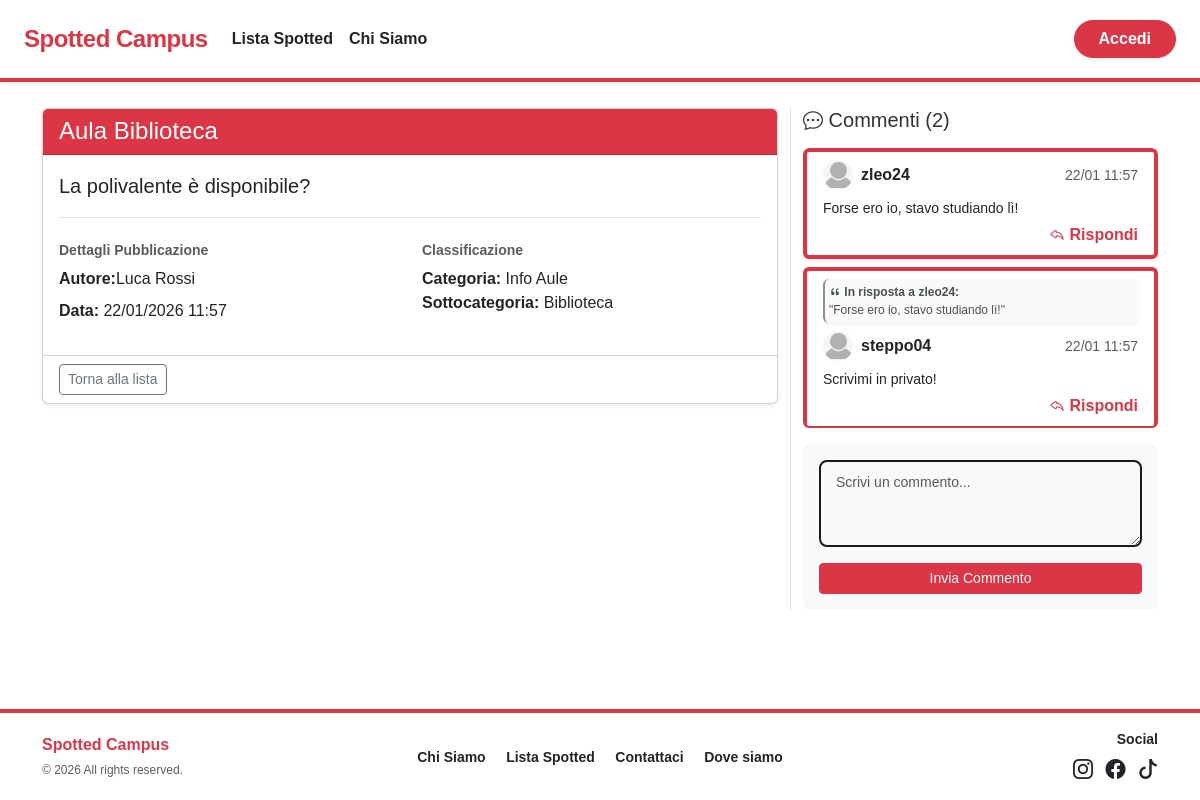
The page /dettaglio-spot.php?id=1 on the database its author committed.
### tables this page shows
CREATE TABLE SPOT (
    idSpot INT AUTO_INCREMENT PRIMARY KEY,
    titolo VARCHAR(255) NOT NULL,
    testo TEXT NOT NULL,
    dataInserimento DATETIME DEFAULT CURRENT_TIMESTAMP,
    stato ENUM('in_attesa', 'approvato', 'rifiutato') DEFAULT 'in_attesa',
    isAnonymous BOOLEAN DEFAULT 0,
    idCategoria INT NOT NULL,
    idSottoCategoria INT,
    usernameUtente VARCHAR(100),
    usernameAdminApprovato VARCHAR(100) NULL, 
    dataApprovazione DATETIME NULL,

    FOREIGN KEY (idCategoria) REFERENCES CATEGORIE(idCategoria),
    FOREIGN KEY (idSottoCategoria) REFERENCES SOTTOCATEGORIE(idSottoCategoria) ON DELETE SET NULL,
    FOREIGN KEY (usernameUtente) REFERENCES UTENTI(username) ON DELETE SET NULL,
    FOREIGN KEY (usernameAdminApprovato) REFERENCES UTENTI(username) ON DELETE SET NULL
);

CREATE TABLE UTENTI (
    username VARCHAR(100) PRIMARY KEY,
    nome VARCHAR(100) NOT NULL,
    cognome VARCHAR(100) NOT NULL,
    password VARCHAR(255) NOT NULL,
    stato ENUM('attivo', 'bloccato') DEFAULT 'attivo',
    idTipo INT NOT NULL, 
    fotoProfilo VARCHAR(255) DEFAULT 'default.png',

    FOREIGN KEY (idTipo) REFERENCES TIPI_UTENTI(idTipo) ON DELETE CASCADE
);

CREATE TABLE CATEGORIE (
    idCategoria INT AUTO_INCREMENT PRIMARY KEY,
    nome VARCHAR(100) UNIQUE NOT NULL
);

CREATE TABLE SOTTOCATEGORIE (
    idSottoCategoria INT AUTO_INCREMENT PRIMARY KEY,
    nome VARCHAR(100) NOT NULL,
    idCategoria INT NOT NULL,

    UNIQUE (nome, idCategoria),
    FOREIGN KEY (idCategoria) REFERENCES CATEGORIE(idCategoria) ON DELETE CASCADE
);

CREATE TABLE COMMENTI (
    idCommento INT AUTO_INCREMENT PRIMARY KEY,
    testo TEXT NOT NULL,
    dataPubblicazione DATETIME DEFAULT CURRENT_TIMESTAMP,
    idSpot INT NOT NULL,
    usernameUtente VARCHAR(100) NOT NULL,
    idCommentoRisposto INT DEFAULT NULL,

    FOREIGN KEY (idSpot) REFERENCES SPOT(idSpot) ON DELETE CASCADE,
    FOREIGN KEY (usernameUtente) REFERENCES UTENTI(username) ON DELETE CASCADE,
    FOREIGN KEY (idCommentoRisposto) REFERENCES COMMENTI(idCommento) ON DELETE CASCADE
);

### dettaglio-spot.php (called while the page is built, shortened)
<?php
require_once 'bootstrap.php';
$templateParams["titolo"] = "Spotted - Dettaglio spot";
$templateParams["nome"] = "spot.php";
$idSpot = $_GET["id"] ?? null;
$templateParams["spot"] = $dbh->getSpotInfo($idSpot);
$templateParams["commenti"] = $dbh->getComments($idSpot);
$templateParams["isPreferito"] = false;
require 'template/base.php';
?>

### db/database.php (called while the page is built, shortened)
<?php
class DatabaseHelper
{
    private $db;
    public function __construct($servername, $username, $password, $dbname, $port)
    {
        $this->db = new mysqli($servername, $username, $password, $dbname, $port);
    }
    public function getSpotInfo($idSpot)
    {
        $query = "SELECT S.*, C.nome AS nomeCategoria, SC.nome AS nomeSottoCategoria,
                        U.nome AS nomeAutore, U.cognome AS cognomeAutore, U.fotoProfilo
                        FROM SPOT S
                        JOIN CATEGORIE C ON S.idCategoria = C.idCategoria
                        LEFT JOIN SOTTOCATEGORIE SC ON S.idSottoCategoria = SC.idSottoCategoria
                        LEFT JOIN UTENTI U ON S.usernameUtente = U.username
                        WHERE S.stato = 'approvato' AND S.idSpot = ?";
        $stmt = $this->db->prepare($query);
        $stmt->bind_param("i", $idSpot);
        $stmt->execute();
        $result = $stmt->get_result();
        return $result->fetch_assoc();
    }
    public function getComments($idSpot)
    {
        $query = "SELECT C1.*, C2.testo AS testoPadre, C2.usernameUtente AS autorePadre, U.fotoProfilo
            FROM COMMENTI C1
            LEFT JOIN COMMENTI C2 ON C1.idCommentoRisposto = C2.idCommento
            JOIN UTENTI U ON C1.usernameUtente = U.username
            WHERE C1.idSpot = ?
            ORDER BY C1.dataPubblicazione ASC";
        $stmt = $this->db->prepare($query);
        $stmt->bind_param("i", $idSpot);
        $stmt->execute();
        $result = $stmt->get_result();
        return $result->fetch_all(MYSQLI_ASSOC);
    }
}

### bootstrap.php (called while the page is built, shortened)
<?php
require_once("db/database.php");
$dbh = new DatabaseHelper("localhost", "root", "", "spotted", 3306);
?>

### template/spot.php (the view, shortened to what this page needs)
<section class="container mt-5">
    <div class="row">
        <div class="col-md-8">
            <article class="card shadow-sm mb-4">
                <div class="card-header bg-danger text-white d-flex justify-content-between align-items-center">
                    <h2 class="h4 mb-0"><?php echo htmlspecialchars($templateParams["spot"]["titolo"]); ?></h2>
                </div>
                <div class="card-body">
                    <p class="lead border-bottom pb-3">
                        <?php echo htmlspecialchars($templateParams["spot"]["testo"]); ?>
                    </p>
                    <div class="row mt-4">
                        <div class="col-sm-6">
                            <h3 class="h6 text-muted small fw-bold">Dettagli Pubblicazione</h3>
                            <ul class="list-unstyled">
                                <li class="d-flex align-items-center mb-2">
                                    <strong>Autore:</strong>
                                    <?php
                                    if ($templateParams["spot"]["isAnonymous"]) {
                                        echo '<span class="fst-italic text-secondary">Anonimo <span class="bi bi-incognito" aria-hidden="true"></span></span>';
                                    } else {
                                        echo htmlspecialchars($templateParams["spot"]["nomeAutore"] . " " . $templateParams["spot"]["cognomeAutore"]);
                                    }
                                    ?>
                                </li>
                                <li><strong>Data:</strong>
                                    <?php echo date("d/m/Y H:i", strtotime($templateParams["spot"]["dataInserimento"])); ?>
                                </li>
                            </ul>
                        </div>
                        <div class="col-sm-6">
                            <h3 class="h6 text-muted small fw-bold">Classificazione</h3>
                            <ul class="list-unstyled">
                                <li><strong>Categoria:</strong>
                                       <?php echo htmlspecialchars($templateParams["spot"]["nomeCategoria"]); ?>
                                </li>
                                <li><strong>Sottocategoria:</strong>
                                    <?php echo htmlspecialchars($templateParams["spot"]["nomeSottoCategoria"] ?? 'Nessuna'); ?>
                                </li>
                            </ul>
                        </div>
                    </div>
                </div>
                <div class="card-footer bg-transparent d-flex justify-content-between align-items-center">
                    <a href="lista-categoria.php" class="btn btn-outline-secondary btn-sm">Torna alla lista</a>
                </div>
            </article>
        </div>
        <div class="col-md-4 border-start">
            <aside>
                <h3 class="h5 mb-3"><span class="bi bi-chat-dots" aria-hidden="true"></span> Commenti
                    (<?php echo count($templateParams["commenti"]); ?>)</h3>
                <div id="containerCommenti" class="list-group mb-3 overflow-auto" style="max-height: 35vh;">
                    <?php if (count($templateParams["commenti"]) > 0): ?>
                        <?php foreach ($templateParams["commenti"] as $commento): ?>
                            <div class="list-group-item border-start border-danger border-4 mb-2 shadow-sm rounded">
                                <?php if (!empty($commento["idCommentoRisposto"])): ?>
                                    <div class="bg-light border-start border-secondary border-2 p-1 mb-2 rounded shadow-sm"
                                        style="font-size: 0.75rem; opacity: 0.8;">
                                        <span class="text fw-bold">
                                            <span class="bi bi-quote" aria-hidden="true"></span> In risposta a
                                            <?php echo htmlspecialchars($commento["autorePadre"] ?? 'utente'); ?>:
                                        </span>
                                        <p class="mb-0 text-truncate italic">
                                            "<?php echo htmlspecialchars($commento["testoPadre"] ?? 'messaggio rimosso'); ?>"
                                        </p>
                                    </div>
                                <?php endif; ?>
                                <div class="d-flex justify-content-between align-items-center mb-2">
                                    <div class="d-flex align-items-center">
                                        <?php $imgCommento = !empty($commento["fotoProfilo"]) ? "upload/" . $commento["fotoProfilo"] : "upload/default.png"; ?>
                                        <img src="<?php echo htmlspecialchars($imgCommento); ?>" alt=""
                                            class="rounded-circle me-2" style="width: 30px; height: 30px; object-fit: cover;">
                                        <h4 class="mb-0 fw-bold fs-6">
                                            <?php echo htmlspecialchars($commento["usernameUtente"]); ?>
                                        </h4>
                                    </div>
                                    <small
                                        class="text-muted"><?php echo date("d/m H:i", strtotime($commento['dataPubblicazione'])); ?></small>
                                </div>
                                <p class="mb-1 small"> <span class="visually-hidden">Testo del commento:</span> <?php echo htmlspecialchars($commento["testo"]); ?></p>
                                <div class="text-end">
                                    <a href="?id=<?php echo $templateParams['spot']['idSpot']; ?>&rspTo=<?php echo $commento['idCommento']; ?>#formCommento"
                                        class="text-decoration-none  fw-bold text-danger">
                                        <span class="bi bi-reply" aria-hidden="true"></span> Rispondi
                                    </a>
                                </div>
                            </div>
                        <?php endforeach; ?>
                    <?php else: ?>
                        <p class="text-muted">Ancora nessun commento. Sii il primo!</p>
                    <?php endif; ?>
                </div>
                <div class="card card-body bg-light border-0">
                    <form id="formCommento" action="aggiungi-commento.php" method="POST">
                        <div class="mb-3">
                            <textarea class="form-control form-control-sm" name="testo" id="commento" rows="3"
                                placeholder="Scrivi un commento..."></textarea>
                        </div>
                        <button type="submit" class="btn btn-danger btn-sm w-100">
                            Invia Commento
                        </button>
                    </form>
                </div>
            </aside>
        </div>
    </div>
</section>

### css/style.css (style rules this page uses)
body { font-family: 'Outfit', sans-serif; background-color: #ffffff; color: #333; margin: 0; }
.form-control { border: 2px solid #1a1a1a; border-radius: 8px; padding: 10px 15px; font-weight: 500; background-color: #f9f9f9; transition: all 0.2s; }

### rows shown on the page
spot: titolo "Aula Biblioteca", testo "La polivalente è disponibile?", usernameUtente.cognome "Luca Rossi", dataInserimento "22/01/2026 11:57", idCategoria.nome "Info Aule", idSottoCategoria.nome "Biblioteca"
commenti: usernameUtente.fotoProfilo (placeholder picture), usernameUtente "zleo24", dataPubblicazione "22/01 11:57", testo "Forse ero io, stavo studiando lì!"
commenti: idCommentoRisposto.usernameUtente "zleo24", idCommentoRisposto.testo "Forse ero io, stavo studiando lì!", usernameUtente.fotoProfilo (placeholder picture), usernameUtente "steppo04", dataPubblicazione "22/01 11:57", testo "Scrivimi in privato!"

### other values the page prints
count($templateParams["commenti"]) "2"
